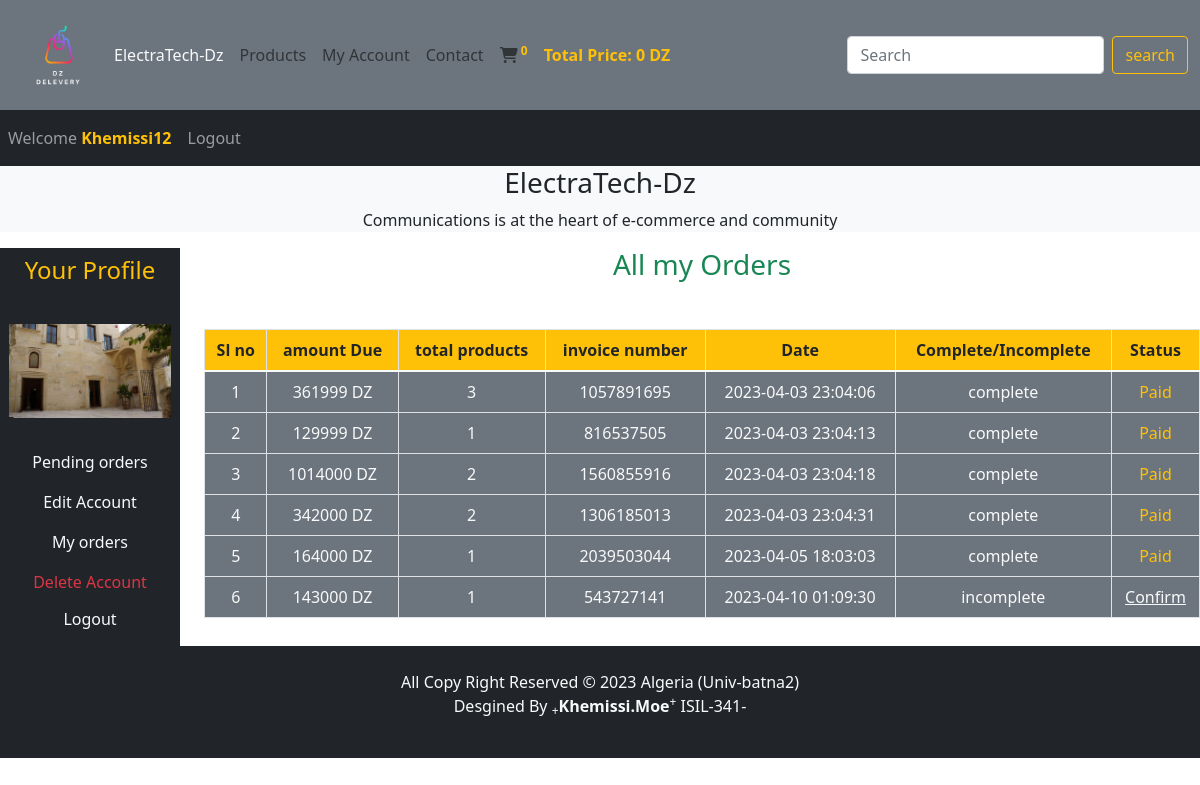
Screenshot of /users_area/profile.php?my_orders (signed in) with the database file from the repository.
### tables this page shows
CREATE TABLE `user_table` (
  `user_id` int(11) NOT NULL,
  `username` varchar(100) NOT NULL,
  `user_email` varchar(100) NOT NULL,
  `user_password` varchar(255) NOT NULL,
  `user_image` varchar(255) NOT NULL,
  `user_ip` varchar(100) NOT NULL,
  `user_address` varchar(255) NOT NULL,
  `user_mobile` varchar(20) NOT NULL
);

CREATE TABLE `user_orders` (
  `order_id` int(11) NOT NULL,
  `user_id` int(11) NOT NULL,
  `amount_due` int(255) NOT NULL,
  `invoice_number` int(255) NOT NULL,
  `total_products` int(255) NOT NULL,
  `order_date` timestamp NOT NULL DEFAULT current_timestamp() ON UPDATE current_timestamp(),
  `order_status` varchar(255) NOT NULL
);

### users_area/user_orders.php (the view, shortened to what this page needs)
<!DOCTYPE html>
<html lang="en">
<head>
    <link rel="stylesheet" href="https://cdnjs.cloudflare.com/ajax/libs/font-awesome/6.3.0/css/all.min.css"
 />
</head>
<body>
    <?php
    $username=$_SESSION['username'];
    $get_user="SELECT * FROM `user_table` WHERE `username`='$username'";
    $result=mysqli_query($con,$get_user);
    $row_fetch=mysqli_fetch_assoc($result);
    $user_id=$row_fetch['user_id'];
    ?>
<h3 class="text-success">All my Orders</h3>
<table class="table table-bordered mt-5">
    <thead class="bg-warning">
    <tr>
    <th>Sl no</th>
    <th>amount Due</th>
    <th>total products</th>
    <th>invoice number</th>
    <th>Date</th>
    <th>Complete/Incomplete</th>
    <th>Status</th>
    </tr>
    </thead>
    <tbody class="bg-secondary text-light">
    <?php
    $get_order_details="SELECT * FROM `user_orders` WHERE `user_id`=$user_id";
    $result_orders=mysqli_query($con,$get_order_details);
    $number = 1;
    while($row_orders=mysqli_fetch_assoc($result_orders)){
        $order_id=$row_orders['order_id'];
        $amount_due=$row_orders['amount_due'];
        $total_products=$row_orders['total_products'];
        $invoice_number=$row_orders['invoice_number'];
        $order_status=$row_orders['order_status'];
        if($order_status=='pending'){
            $order_status='incomplete';
        }else{
            $order_status='complete';
            }
        $order_date=$row_orders['order_date'];
        echo "<tr>
            <td>$number</td>
            <td>$amount_due DZ</td>
            <td>$total_products</td>
            <td>$invoice_number</td>
            <td>$order_date</td>
            <td>$order_status</td>";
            ?>
            <?php
            if($order_status=='complete'){
                echo"<td class='text-warning'>Paid</td>";
            }else{
            echo"<td><a href='confirm_payment.php?order_id=$order_id' class='text-center text-light'>Confirm</a></td>
        </tr>";
    }
        $number++;
    }
?>
    </tbody>
</table>
</body>
</html>

### users_area/profile.php (shortened to what this page needs)
<?php
    include('../functions/common_function.php');
?>
<!DOCTYPE html>
<html lang="en">
<head>
    <link href="https://cdn.jsdelivr.net/npm/bootstrap@5.1.3/dist/css/bootstrap.min.css" rel="stylesheet"
>
    <link rel="stylesheet" href="https://cdnjs.cloudflare.com/ajax/libs/font-awesome/6.3.0/css/all.min.css"
 />
        <link rel="stylesheet"  href="../style.css">
        </head>
<body>
    <div class="container-fluid p-0">
        <nav class="navbar navbar-expand-lg navbar-light bg-secondary">
            <div class="container-fluid">
            <img src="../images/Logo.png" alt=""  class="logo" href="index.php">
                <div class="collapse navbar-collapse" id="navbarSupportedContent">
                    <ul class="navbar-nav me-auto mb-2 mb-lg-0">
                        <li class="nav-item">
                            <a class="nav-link active text-light" aria-current="page" href="../index.php">ElectraTech-Dz</a>
                        </li>
                        <li class="nav-item">
                            <a class="nav-link" href="../display_all.php">Products</a>
                        </li>
                        <li class="nav-item">
                            <a class="nav-link" href="profile.php">My Account</a>
                        </li>
                        <li class="nav-item">
                            <a class="nav-link" href="#">Contact</a>
                        </li>
                        <li class="nav-item">
                            <a class="nav-link" href="../cart.php"><i class="fa fa-shopping-cart "></i><sup ><b class="text-warning"> <?php cart_item(); ?></b></sup></a>
                        </li>
                        <li class="nav-item">
                            <a class="nav-link" href="#"> <b class="text-warning">Total Price: <?php total_cart_price(); ?> DZ</b></a>
                        </li>
                    </ul>
                    <form class="d-flex" action="../search_product.php" method="get">
                        <input class="form-control me-2" type="search" placeholder="Search" aria-label="Search" name="search_data">
                        <input type="submit" value="search" class="btn btn-outline-warning" name="search_data_product">
                    </form>
                </div>
            </div>
        </nav>
<nav class="navbar navbar-expand-lg navbar-dark bg-dark" >
    <ul class="navbar-nav me-auto">
        <?php
if(!isset($_SESSION['username'])){
    echo "<li class='nav-item'>
        <a class='nav-link ' href='#'>  Welcome Guest</a>
    </li>";
} else {
    echo "<li class='nav-item'>
        <a class='nav-link ' href='#'>  Welcome <b class='text-warning'>".$_SESSION['username']."</b></a>
    </li>";
}
if(!isset($_SESSION['username'])){
    echo "<li class=\"nav-item\">
        <a class='nav-link' href='./users_area/user_login.php'> Login</a>
    </li>";
} else {
    echo "<li class=\"nav-item\">
        <a class='nav-link' href='logout.php'>Logout</a>
    </li>";
}
?>
    </ul>
</nav>
        <div class="bg-light">
            <h3 class="text-center"> ElectraTech-Dz</h3>
            <p class="text-center">Communications is at the heart of e-commerce and community</p>
        </div>
            <div class="row">
                <div class="col-md-2 ">
                <ul class="navbar-nav bg-secendary text-center" >
                <li class="nav-item bg-dark">
                            <a class="nav-link text-warning"  href="#"><h4>Your Profile</h4></a>
                        </li>
                    <?php
                        $username=$_SESSION['username'];
                        $user_image="SELECT *FROM `user_table` WHERE username='$username'";
                        $result_image=mysqli_query($con,$user_image);
                        $row_image=mysqli_fetch_array($result_image);
                        $user_image=$row_image['user_image'];
                        echo "<li class='nav-item bg-dark'>
                                <img src='./user_images/$user_image'class='profile_img my-4' alt=''>
                                </li>";
                    ?>
                <li class="nav-item bg-dark">
                            <a class="nav-link text-light"  href="profile.php">Pending orders</a>
                        </li>
                <li class="nav-item bg-dark">
                            <a class="nav-link text-light"  href="profile.php?edit_account">Edit Account</a>
                        </li>
                <li class="nav-item bg-dark">
                            <a class="nav-link text-light"  href="profile.php?my_orders">My orders</a>
                        </li>
                <li class="nav-item bg-dark">
                            <a class="nav-link text-danger"  href="profile.php?delete_account">Delete Account</a>
                        </li>
                        <li class="nav-item bg-dark">
                            <a class="nav-link text-light"  href="logout.php"><h6>Logout</h6></a>
                        </li>
                </ul>
                </div>
                <div class="col-md-10 text-center">
                    <?php
                    if(isset($_GET['my_orders'])){
                        include('user_orders.php');
                    }
                    ?>
                </div>
            </div>
<div class="bg-dark p-4 text-center">
    <p class="Copy text-light">All Copy Right Reserved &copy; 2023 Algeria (Univ-batna2)<br>Desgined By <sub>+</sub><strong>Khemissi.Moe</strong><sup>+</sup> ISIL-341- </p>
</div>
</body>
</html>

### style.css (style rules this page uses)
* { margin: 0; padding: 0; box-sizing: border-box; }
.logo { width: 8%; height: 8%; }
.Copy { color: wheat; text-align: center; }
.nav-link.active.text-light { color: orange; }

### users_area/profile.php (style rules this page uses)
body { overflow-x:hidden; }
.profile_img { width: 90%; height: 100%; margin: auto; display: block;object-fit:contain; }

### rows the page displays
user_table: user_image (picture)
user_orders: amount_due "361999", total_products "3", invoice_number "1057891695", order_date "2023-04-03 23:04:06", order_status "complete", shows "Paid"
user_orders: amount_due "129999", total_products "1", invoice_number "816537505", order_date "2023-04-03 23:04:13", order_status "complete", shows "Paid"
user_orders: amount_due "1014000", total_products "2", invoice_number "1560855916", order_date "2023-04-03 23:04:18", order_status "complete", shows "Paid"
user_orders: amount_due "342000", total_products "2", invoice_number "1306185013", order_date "2023-04-03 23:04:31", order_status "complete", shows "Paid"
user_orders: amount_due "164000", total_products "1", invoice_number "2039503044", order_date "2023-04-05 18:03:03", order_status "complete", shows "Paid"
user_orders: amount_due "143000", total_products "1", invoice_number "543727141", order_date "2023-04-10 01:09:30", order_status "incomplete"

### other values shown
$count_cart_items "0"
$total_price "0"
$_SESSION['username'] "Khemissi12"
